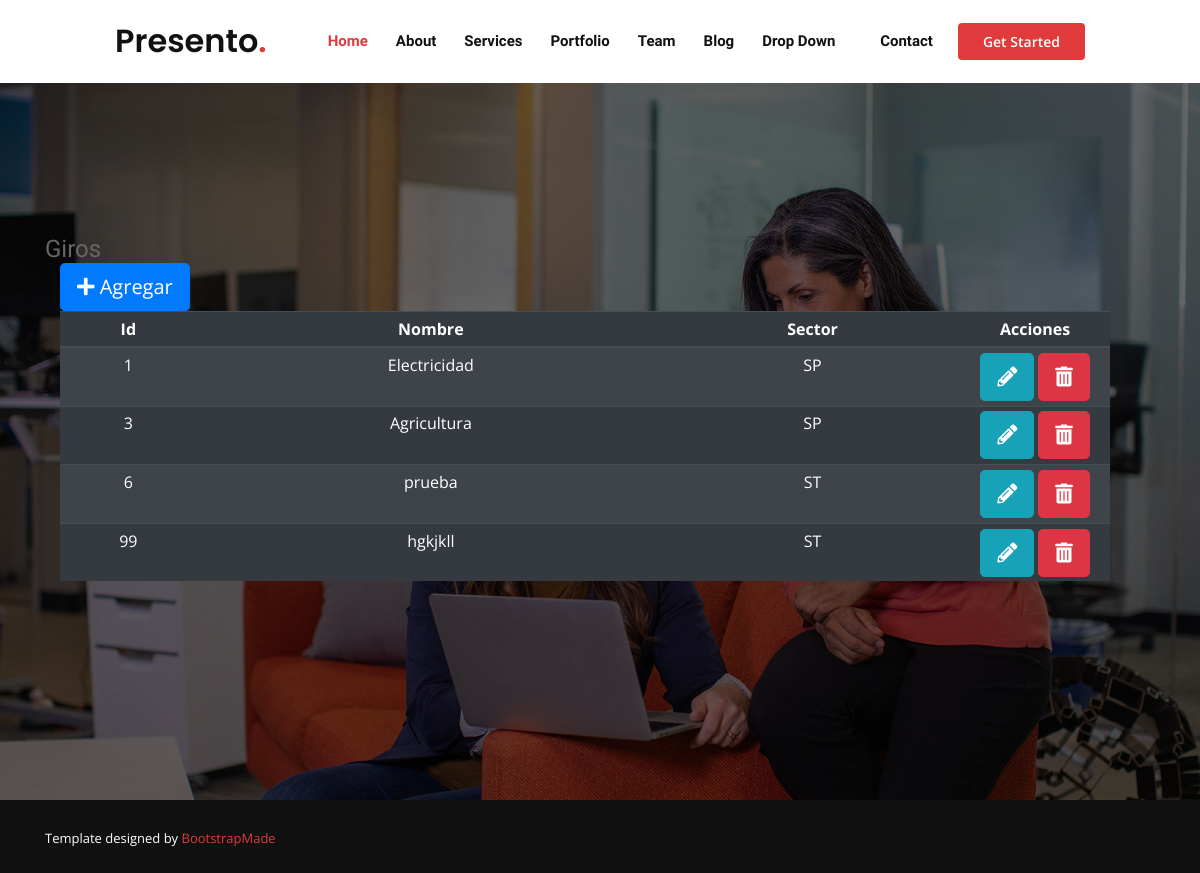
The page /giros/giros on the database its author committed.
### giros/models.py (models this page shows, shortened)
class Giro(models.Model):
    SECTOR = (
        ('SP', 'Sector primario'),
        ('SS', 'Sector secundario'),
        ('ST', 'Sector terciario'),
    )
    idGiro = models.PositiveIntegerField(primary_key=True, validators=[MinValueValidator(1), MaxValueValidator(99)])
    nombreGiro = models.CharField(max_length=100)
    sector = models.CharField(choices=SECTOR, max_length=2)

### giros/views.py (the view)
# urls.py: path('giros', MostrarGiros.as_view(), name = 'administrar_giros'),
class MostrarGiros(ListView):
    model = Giro
    template_name = 'giros/administrar_giros.html'

### templates/giros/administrar_giros.html (shortened to what this page needs)
{% extends 'Base/base.html' %}
{% block content %}
  <div class="container-fluid">
   <div class="container">
     <h2>Giros</h2>
    <div class="col-sm">
      <div class="row container">
        <a class="btn btn-primary btn-lg" href="{% url 'giros:crear_giro' %}"><i class="fas fa-plus"></i> Agregar</a>
        </div>
        <div class="row container text-center">
          <table class="table table-striped table-dark table-sm">
            <thead class="table-dark">
              <tr>
                <th scope="col" align="center">Id</th>
                <th scope="col">Nombre</th>
                <th scope="col">Sector</th>
                <th scope="col" width="150px">Acciones</th>
              </tr>
            </thead>
            <tbody>
              {% for row in object_list%}
              <tr>
                <td>{{ row.idGiro}}</td>
                <td>{{ row.nombreGiro}}</td>
                <td>{{ row.sector}}</td>
                <td>
                  <a href="{% url 'giros:modificar_giro' row.pk %}" class="btn-info btn btn-lg">
                    <i class="fas fa-pencil-alt"></i>
                  </a>
                  <button class="btn-danger btn btn-lg" data-toggle='modal' data-target='#deleteModal' data-pk='{{ row.pk }}'>
                    <i class="fas fa-trash-alt"></i>
                  </button>
                </td>
              </tr>
              {% endfor %}
            </tbody>
          </table>
        </div>
      </div>
    </div>
  </div>
  {% endblock %}

### static/assets/css/style.css (style rules this page uses)
body { font-family: "Open Sans", sans-serif; color: #444444; }
a { color: #e03a3c; }
h1, h2, h3, h4, h5, h6 { font-family: "Raleway", sans-serif; }
#hero h2 { color: #fff; margin: 10px 0 0 0; font-size: 24px; }

### rows shown on the page
Giro: idGiro "1", nombreGiro "Electricidad", sector "SP"
Giro: idGiro "3", nombreGiro "Agricultura", sector "SP"
Giro: idGiro "6", nombreGiro "prueba", sector "ST"
Giro: idGiro "99", nombreGiro "hgkjkll", sector "ST"
